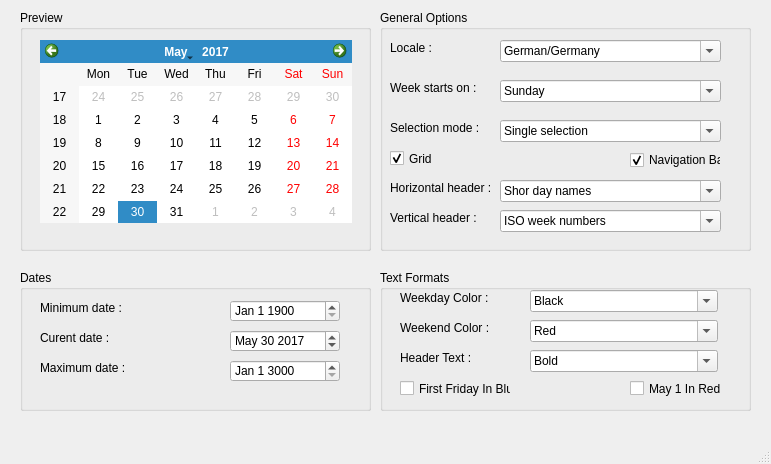
<?xml version="1.0" encoding="UTF-8"?>
<ui version="4.0">
 <class>MainWindow</class>
 <widget class="QMainWindow" name="MainWindow">
  <property name="geometry">
   <rect>
    <x>0</x>
    <y>0</y>
    <width>771</width>
    <height>464</height>
   </rect>
  </property>
  <property name="windowTitle">
   <string>MainWindow</string>
  </property>
  <widget class="QWidget" name="centralwidget">
   <widget class="QGroupBox" name="groupBox">
    <property name="geometry">
     <rect>
      <x>20</x>
      <y>10</y>
      <width>351</width>
      <height>241</height>
     </rect>
    </property>
    <property name="title">
     <string>Preview</string>
    </property>
    <widget class="QCalendarWidget" name="calendarWidget">
     <property name="geometry">
      <rect>
       <x>20</x>
       <y>30</y>
       <width>312</width>
       <height>183</height>
      </rect>
     </property>
     <property name="selectedDate">
      <date>
       <year>2017</year>
       <month>5</month>
       <day>30</day>
      </date>
     </property>
    </widget>
   </widget>
   <widget class="QGroupBox" name="groupBox_2">
    <property name="geometry">
     <rect>
      <x>20</x>
      <y>270</y>
      <width>351</width>
      <height>141</height>
     </rect>
    </property>
    <property name="title">
     <string>Dates</string>
    </property>
    <widget class="QLabel" name="label">
     <property name="geometry">
      <rect>
       <x>20</x>
       <y>30</y>
       <width>131</width>
       <height>16</height>
      </rect>
     </property>
     <property name="text">
      <string>Minimum date :</string>
     </property>
    </widget>
    <widget class="QLabel" name="label_2">
     <property name="geometry">
      <rect>
       <x>20</x>
       <y>60</y>
       <width>131</width>
       <height>16</height>
      </rect>
     </property>
     <property name="text">
      <string>Curent date :</string>
     </property>
    </widget>
    <widget class="QLabel" name="label_3">
     <property name="geometry">
      <rect>
       <x>20</x>
       <y>90</y>
       <width>131</width>
       <height>16</height>
      </rect>
     </property>
     <property name="text">
      <string>Maximum date :</string>
     </property>
    </widget>
    <widget class="QDateEdit" name="dateEdit">
     <property name="geometry">
      <rect>
       <x>210</x>
       <y>30</y>
       <width>110</width>
       <height>22</height>
      </rect>
     </property>
     <property name="displayFormat">
      <string>MMM d yyyy</string>
     </property>
     <property name="calendarPopup">
      <bool>false</bool>
     </property>
     <property name="date">
      <date>
       <year>1900</year>
       <month>1</month>
       <day>1</day>
      </date>
     </property>
    </widget>
    <widget class="QDateEdit" name="dateEdit_2">
     <property name="geometry">
      <rect>
       <x>210</x>
       <y>60</y>
       <width>110</width>
       <height>22</height>
      </rect>
     </property>
     <property name="displayFormat">
      <string>MMM d yyyy</string>
     </property>
     <property name="date">
      <date>
       <year>2017</year>
       <month>5</month>
       <day>30</day>
      </date>
     </property>
    </widget>
    <widget class="QDateEdit" name="dateEdit_3">
     <property name="geometry">
      <rect>
       <x>210</x>
       <y>90</y>
       <width>110</width>
       <height>22</height>
      </rect>
     </property>
     <property name="displayFormat">
      <string>MMM d yyyy</string>
     </property>
     <property name="date">
      <date>
       <year>3000</year>
       <month>1</month>
       <day>1</day>
      </date>
     </property>
    </widget>
   </widget>
   <widget class="QGroupBox" name="groupBox_3">
    <property name="geometry">
     <rect>
      <x>380</x>
      <y>10</y>
      <width>371</width>
      <height>241</height>
     </rect>
    </property>
    <property name="title">
     <string>General Options</string>
    </property>
    <widget class="QLabel" name="label_7">
     <property name="geometry">
      <rect>
       <x>10</x>
       <y>30</y>
       <width>131</width>
       <height>16</height>
      </rect>
     </property>
     <property name="text">
      <string>Locale :</string>
     </property>
    </widget>
    <widget class="QLabel" name="label_8">
     <property name="geometry">
      <rect>
       <x>10</x>
       <y>70</y>
       <width>131</width>
       <height>16</height>
      </rect>
     </property>
     <property name="text">
      <string>Week starts on :</string>
     </property>
    </widget>
    <widget class="QLabel" name="label_9">
     <property name="geometry">
      <rect>
       <x>10</x>
       <y>110</y>
       <width>131</width>
       <height>16</height>
      </rect>
     </property>
     <property name="text">
      <string>Selection mode :</string>
     </property>
    </widget>
    <widget class="QLabel" name="label_10">
     <property name="geometry">
      <rect>
       <x>10</x>
       <y>200</y>
       <width>131</width>
       <height>16</height>
      </rect>
     </property>
     <property name="text">
      <string>Vertical header :</string>
     </property>
    </widget>
    <widget class="QLabel" name="label_11">
     <property name="geometry">
      <rect>
       <x>10</x>
       <y>170</y>
       <width>131</width>
       <height>16</height>
      </rect>
     </property>
     <property name="text">
      <string>Horizontal header :</string>
     </property>
    </widget>
    <widget class="QComboBox" name="comboBox">
     <property name="geometry">
      <rect>
       <x>120</x>
       <y>30</y>
       <width>221</width>
       <height>22</height>
      </rect>
     </property>
     <property name="editable">
      <bool>true</bool>
     </property>
     <property name="currentText">
      <string>German/Germany</string>
     </property>
    </widget>
    <widget class="QComboBox" name="comboBox_5">
     <property name="geometry">
      <rect>
       <x>120</x>
       <y>200</y>
       <width>221</width>
       <height>22</height>
      </rect>
     </property>
     <property name="editable">
      <bool>true</bool>
     </property>
     <property name="currentText">
      <string>ISO week numbers</string>
     </property>
    </widget>
    <widget class="QComboBox" name="comboBox_6">
     <property name="geometry">
      <rect>
       <x>120</x>
       <y>170</y>
       <width>221</width>
       <height>22</height>
      </rect>
     </property>
     <property name="editable">
      <bool>true</bool>
     </property>
     <property name="currentText">
      <string>Shor day names</string>
     </property>
    </widget>
    <widget class="QComboBox" name="comboBox_7">
     <property name="geometry">
      <rect>
       <x>120</x>
       <y>110</y>
       <width>221</width>
       <height>22</height>
      </rect>
     </property>
     <property name="editable">
      <bool>true</bool>
     </property>
     <property name="currentText">
      <string>Single selection</string>
     </property>
    </widget>
    <widget class="QComboBox" name="comboBox_8">
     <property name="geometry">
      <rect>
       <x>120</x>
       <y>70</y>
       <width>221</width>
       <height>22</height>
      </rect>
     </property>
     <property name="editable">
      <bool>true</bool>
     </property>
     <property name="currentText">
      <string>Sunday</string>
     </property>
    </widget>
    <widget class="QCheckBox" name="checkBox">
     <property name="geometry">
      <rect>
       <x>10</x>
       <y>140</y>
       <width>70</width>
       <height>17</height>
      </rect>
     </property>
     <property name="tabletTracking">
      <bool>false</bool>
     </property>
     <property name="acceptDrops">
      <bool>false</bool>
     </property>
     <property name="autoFillBackground">
      <bool>false</bool>
     </property>
     <property name="text">
      <string>Grid</string>
     </property>
     <property name="checked">
      <bool>true</bool>
     </property>
     <property name="tristate">
      <bool>false</bool>
     </property>
    </widget>
    <widget class="QCheckBox" name="checkBox_2">
     <property name="geometry">
      <rect>
       <x>250</x>
       <y>140</y>
       <width>91</width>
       <height>20</height>
      </rect>
     </property>
     <property name="tabletTracking">
      <bool>false</bool>
     </property>
     <property name="acceptDrops">
      <bool>false</bool>
     </property>
     <property name="autoFillBackground">
      <bool>false</bool>
     </property>
     <property name="text">
      <string>Navigation Bar</string>
     </property>
     <property name="checked">
      <bool>true</bool>
     </property>
     <property name="tristate">
      <bool>false</bool>
     </property>
    </widget>
   </widget>
   <widget class="QGroupBox" name="groupBox_4">
    <property name="geometry">
     <rect>
      <x>380</x>
      <y>270</y>
      <width>371</width>
      <height>141</height>
     </rect>
    </property>
    <property name="title">
     <string>Text Formats</string>
    </property>
    <widget class="QLabel" name="label_4">
     <property name="geometry">
      <rect>
       <x>20</x>
       <y>20</y>
       <width>131</width>
       <height>16</height>
      </rect>
     </property>
     <property name="text">
      <string>Weekday Color :</string>
     </property>
    </widget>
    <widget class="QLabel" name="label_5">
     <property name="geometry">
      <rect>
       <x>20</x>
       <y>50</y>
       <width>131</width>
       <height>16</height>
      </rect>
     </property>
     <property name="text">
      <string>Weekend Color :</string>
     </property>
    </widget>
    <widget class="QLabel" name="label_6">
     <property name="geometry">
      <rect>
       <x>20</x>
       <y>80</y>
       <width>131</width>
       <height>16</height>
      </rect>
     </property>
     <property name="text">
      <string>Header Text :</string>
     </property>
    </widget>
    <widget class="QFontComboBox" name="fontComboBox">
     <property name="geometry">
      <rect>
       <x>150</x>
       <y>20</y>
       <width>188</width>
       <height>22</height>
      </rect>
     </property>
     <property name="currentText">
      <string>Black</string>
     </property>
    </widget>
    <widget class="QFontComboBox" name="fontComboBox_2">
     <property name="geometry">
      <rect>
       <x>150</x>
       <y>80</y>
       <width>188</width>
       <height>22</height>
      </rect>
     </property>
     <property name="currentText">
      <string>Bold</string>
     </property>
    </widget>
    <widget class="QFontComboBox" name="fontComboBox_3">
     <property name="geometry">
      <rect>
       <x>150</x>
       <y>50</y>
       <width>188</width>
       <height>22</height>
      </rect>
     </property>
     <property name="currentText">
      <string>Red</string>
     </property>
    </widget>
    <widget class="QCheckBox" name="checkBox_3">
     <property name="geometry">
      <rect>
       <x>20</x>
       <y>110</y>
       <width>111</width>
       <height>17</height>
      </rect>
     </property>
     <property name="tabletTracking">
      <bool>false</bool>
     </property>
     <property name="acceptDrops">
      <bool>false</bool>
     </property>
     <property name="autoFillBackground">
      <bool>false</bool>
     </property>
     <property name="text">
      <string>First Friday In Blue</string>
     </property>
     <property name="checked">
      <bool>false</bool>
     </property>
     <property name="tristate">
      <bool>false</bool>
     </property>
    </widget>
    <widget class="QCheckBox" name="checkBox_4">
     <property name="geometry">
      <rect>
       <x>250</x>
       <y>110</y>
       <width>91</width>
       <height>17</height>
      </rect>
     </property>
     <property name="tabletTracking">
      <bool>false</bool>
     </property>
     <property name="acceptDrops">
      <bool>false</bool>
     </property>
     <property name="autoFillBackground">
      <bool>false</bool>
     </property>
     <property name="text">
      <string>May 1 In Red</string>
     </property>
     <property name="checked">
      <bool>false</bool>
     </property>
     <property name="tristate">
      <bool>false</bool>
     </property>
    </widget>
   </widget>
  </widget>
  <widget class="QMenuBar" name="menubar">
   <property name="geometry">
    <rect>
     <x>0</x>
     <y>0</y>
     <width>771</width>
     <height>21</height>
    </rect>
   </property>
  </widget>
  <widget class="QStatusBar" name="statusbar"/>
 </widget>
 <resources/>
 <connections/>
</ui>
